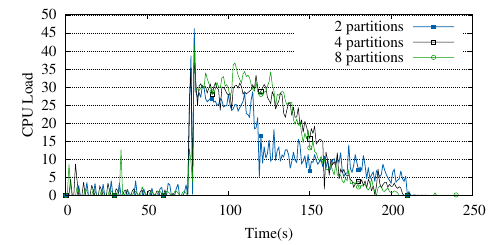

Here is the gnuplot script that generated this plot:
set terminal postscript eps enhanced dashed color solid lw 2 "Helvetica" 18
set output './social-network-oracle-load.ps'
set size 1,0.7
set grid ytics
set style data linespoints

set style line 1 lc rgb '#0060ad' lt 1 lw 1.5 pt 5 pi 30 ps 1
set style line 2 lc rgb '#000000' lt 1 lw 1 pt 4 pi 30 ps 1
set style line 3 lc rgb '#029a02' lt 1 lw 1 pt 6 pi 30 ps 1

set ylabel "CPU Load" offset 1.5
set xlabel "Time(s)"

plot 'social-network-oracle-load-2p.dat' using 2 every 2 with linespoints ls 1 title "2 partitions", \
     'social-network-oracle-load-4p.dat' using 2 every 2 with linespoints ls 2 title "4 partitions", \
     'social-network-oracle-load-8p.dat' using 2 every 2 with linespoints ls 3 title "8 partitions"
